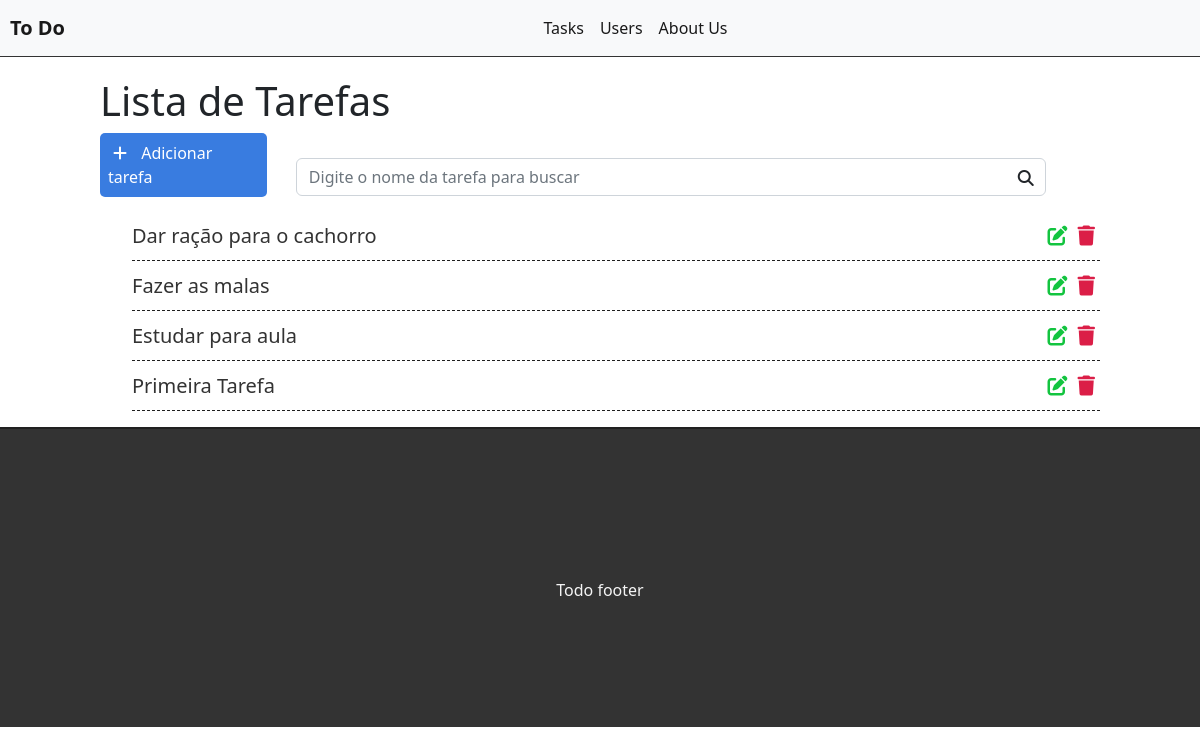
The page /tasks/ on the database as committed earlier.
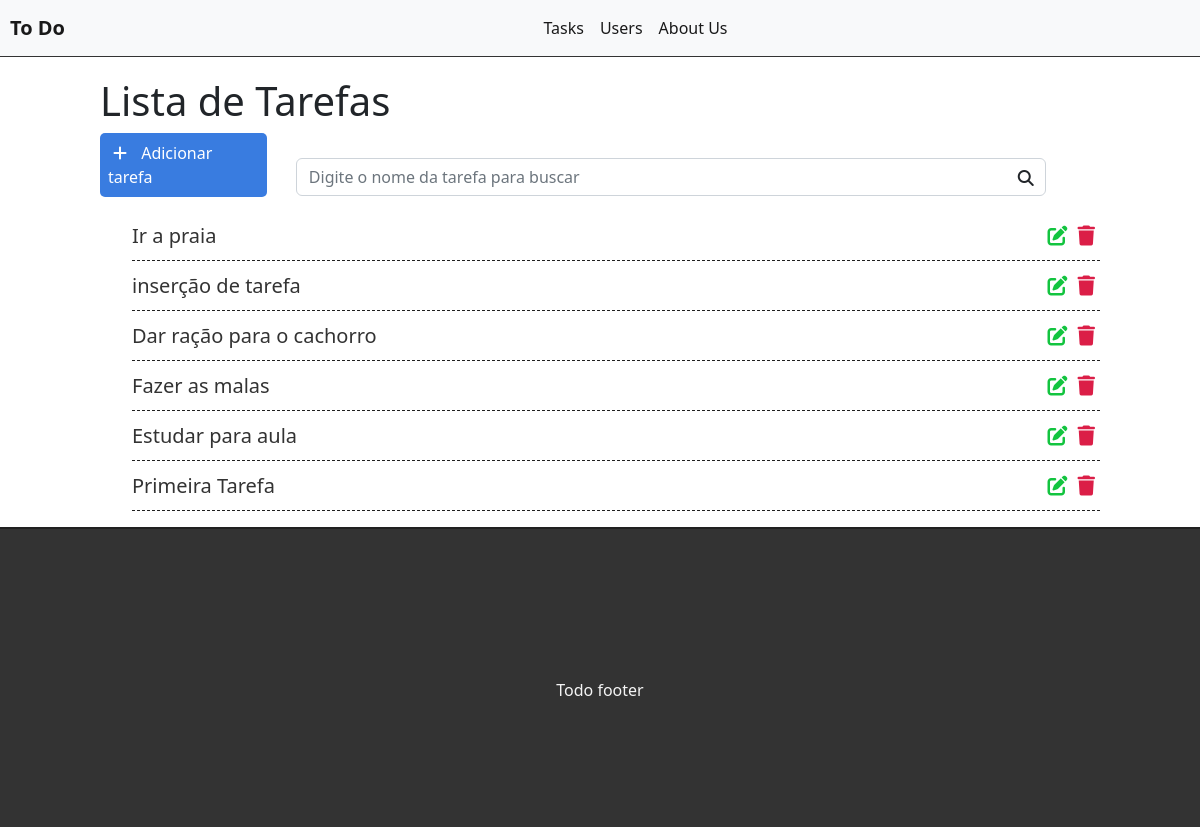
The same page on the database as committed later.
### tasks/models.py (models this page shows, shortened)
class Task(models.Model):
    STATUS=(
       ('doing', 'Doing'),
       ('done', 'Done'),
    )
    title = models.CharField(max_length=255)
    description = models.TextField()
    done = models.CharField(max_length = 5, choices = STATUS)
    create_at = models.DateTimeField(auto_now_add = True)
    update_at = models.DateTimeField(auto_now = True)

### tasks/views.py (the view)
# urls.py: path('', view=views.list, name='list'),
def list(request):# request é sempre padrao ns funcoes das views
    tasks = Task.objects.all().order_by('-create_at')# pegando todos o conteudo do model task (tabela no banco) e ordenado pela data de criação
    return render(request=request, template_name='tasks/list.html', context={'tasks':tasks})

### tasks/templates/tasks/list.html (shortened to what this page needs)
{% extends 'base.html' %}
{% block content %}
<div class="offset-1 col-10 list-div">
    <h1>Lista de Tarefas</h1>
    <a id="add-link" href="newtask/">
        <div class="col-2 add-div">
            <i class="fas fa-plus"></i> Adicionar tarefa
        </div>
    </a>
    <div class="col-9 search-div">
        <input  class="form-control" type="text" id="search" name="search" placeholder="Digite o nome da tarefa para buscar">
        <i class="fas fa-search"></i>
    </div>
    <ul>
        {% for task in tasks %}
        <li class="task-item">
            <span><a href="/task/{{ task.id }}">{{ task.title }}</a></span>
            <span><a href="/deletetask/{{task.id}}"><i class="fas fa-trash"></i></a></span>
            <span><a href="/edittask/{{task.id}}"><i class="fas fa-edit"></i></a></span>
        </li>
        {% endfor %}
    </ul>
</div>
{% endblock  %}

Rows that differ between the two databases and show on the page:
added Task: title "Ir a praia"
added Task: title "inserção de tarefa"
